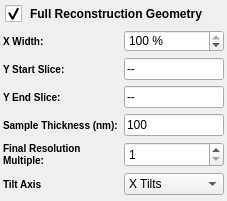
              <widget class="QDisclosableGroupBox" name="fullReconstructionGroupBox">
               <property name="styleSheet">
                <string notr="true">QGroupBox
{
/*background-color: qlineargradient(x1: 0, y1: 0, x2: 0, y2: 1, stop: 0 #FFFFFF, stop: 1 #DCDCDC); */
background-image: url(:/DisclosableGroupBoxHeader.png);
background-position: top ;
background-repeat: repeat-x;
padding: 30 0 0 0px;
font: 85% italic 12pt &quot;Arial&quot;;
font-weight: bold;
border: 0px solid gray;
margin: 0px;
}
 
QGroupBox::title
{    
subcontrol-origin: padding;    
subcontrol-position: top left;    
padding: 5 5px;    
background-color: rgba(255, 255, 255, 0);
}
QGroupBox::indicator {    
width: 17px;    
height: 17px;
}

QGroupBox::indicator:unchecked {
 image: url(:/bullet_triangle_grey.png);
}
QGroupBox::indicator:unchecked:pressed {
 image: url(:/bullet_triangle_grey.png);
}
QGroupBox::indicator:checked { 
image: url(:/bullet_triangle_grey_down.png);
}
QGroupBox::indicator:checked:pressed { 
image: url(:/bullet_triangle_grey_down.png);
}
</string>
               </property>
               <property name="title">
                <string>Full Reconstruction Geometry</string>
               </property>
               <property name="flat">
                <bool>true</bool>
               </property>
               <property name="checkable">
                <bool>true</bool>
               </property>
               <layout class="QGridLayout" name="gridLayout_6">
                <property name="leftMargin">
                 <number>3</number>
                </property>
                <property name="topMargin">
                 <number>0</number>
                </property>
                <property name="rightMargin">
                 <number>3</number>
                </property>
                <property name="bottomMargin">
                 <number>6</number>
                </property>
                <property name="verticalSpacing">
                 <number>6</number>
                </property>
                <item row="4" column="1">
                 <widget class="QSpinBox" name="finalResolution">
                  <property name="sizePolicy">
                   <sizepolicy hsizetype="Minimum" vsizetype="Preferred">
                    <horstretch>0</horstretch>
                    <verstretch>0</verstretch>
                   </sizepolicy>
                  </property>
                  <property name="maximumSize">
                   <size>
                    <width>125</width>
                    <height>16777215</height>
                   </size>
                  </property>
                  <property name="minimum">
                   <number>1</number>
                  </property>
                  <property name="maximum">
                   <number>10</number>
                  </property>
                  <property name="singleStep">
                   <number>1</number>
                  </property>
                  <property name="value">
                   <number>1</number>
                  </property>
                 </widget>
                </item>
                <item row="5" column="1">
                 <widget class="QComboBox" name="tiltSelection">
                  <item>
                   <property name="text">
                    <string>X Tilts</string>
                   </property>
                  </item>
                  <item>
                   <property name="text">
                    <string>Y Tilts</string>
                   </property>
                  </item>
                 </widget>
                </item>
                <item row="1" column="1">
                 <widget class="QLineEdit" name="yMin">
                  <property name="maximumSize">
                   <size>
                    <width>100</width>
                    <height>16777215</height>
                   </size>
                  </property>
                  <property name="text">
                   <string>--</string>
                  </property>
                  <property name="readOnly">
                   <bool>false</bool>
                  </property>
                 </widget>
                </item>
                <item row="2" column="1">
                 <widget class="QLineEdit" name="yMax">
                  <property name="maximumSize">
                   <size>
                    <width>100</width>
                    <height>16777215</height>
                   </size>
                  </property>
                  <property name="text">
                   <string>--</string>
                  </property>
                  <property name="readOnly">
                   <bool>false</bool>
                  </property>
                 </widget>
                </item>
                <item row="0" column="0">
                 <widget class="QLabel" name="label_41">
                  <property name="styleSheet">
                   <string notr="true">QLabel {
font-weight: bold;
font-size: 10px;
}</string>
                  </property>
                  <property name="text">
                   <string>X Width:</string>
                  </property>
                  <property name="alignment">
                   <set>Qt::AlignLeading|Qt::AlignLeft|Qt::AlignVCenter</set>
                  </property>
                  <property name="wordWrap">
                   <bool>false</bool>
                  </property>
                 </widget>
                </item>
                <item row="1" column="0">
                 <widget class="QLabel" name="label_43">
                  <property name="styleSheet">
                   <string notr="true">QLabel {
font-weight: bold;
font-size: 10px;
}</string>
                  </property>
                  <property name="text">
                   <string>Y Start Slice:</string>
                  </property>
                  <property name="alignment">
                   <set>Qt::AlignLeading|Qt::AlignLeft|Qt::AlignVCenter</set>
                  </property>
                  <property name="wordWrap">
                   <bool>false</bool>
                  </property>
                 </widget>
                </item>
                <item row="2" column="0">
                 <widget class="QLabel" name="label_44">
                  <property name="styleSheet">
                   <string notr="true">QLabel {
font-weight: bold;
font-size: 10px;
}</string>
                  </property>
                  <property name="text">
                   <string>Y End Slice:</string>
                  </property>
                  <property name="alignment">
                   <set>Qt::AlignLeading|Qt::AlignLeft|Qt::AlignVCenter</set>
                  </property>
                  <property name="wordWrap">
                   <bool>false</bool>
                  </property>
                 </widget>
                </item>
                <item row="3" column="0">
                 <widget class="QLabel" name="label_36">
                  <property name="toolTip">
                   <string>The thickness of the sample to be reconstructed in nano meters.</string>
                  </property>
                  <property name="styleSheet">
                   <string notr="true">QLabel {
font-weight: bold;
font-size: 10px;
}</string>
                  </property>
                  <property name="text">
                   <string>Sample Thickness (nm):</string>
                  </property>
                  <property name="alignment">
                   <set>Qt::AlignLeading|Qt::AlignLeft|Qt::AlignVCenter</set>
                  </property>
                  <property name="wordWrap">
                   <bool>false</bool>
                  </property>
                 </widget>
                </item>
                <item row="3" column="1">
                 <widget class="QLineEdit" name="sampleThickness">
                  <property name="sizePolicy">
                   <sizepolicy hsizetype="Preferred" vsizetype="Preferred">
                    <horstretch>0</horstretch>
                    <verstretch>0</verstretch>
                   </sizepolicy>
                  </property>
                  <property name="maximumSize">
                   <size>
                    <width>100</width>
                    <height>16777215</height>
                   </size>
                  </property>
                  <property name="text">
                   <string>100</string>
                  </property>
                 </widget>
                </item>
                <item row="0" column="1">
                 <widget class="QSpinBox" name="xWidthFullRecon">
                  <property name="suffix">
                   <string> %</string>
                  </property>
                  <property name="maximum">
                   <number>100</number>
                  </property>
                  <property name="singleStep">
                   <number>5</number>
                  </property>
                  <property name="value">
                   <number>100</number>
                  </property>
                 </widget>
                </item>
                <item row="5" column="0">
                 <widget class="QLabel" name="label_46">
                  <property name="styleSheet">
                   <string notr="true">QLabel {
font-weight: bold;
font-size: 10px;
}</string>
                  </property>
                  <property name="text">
                   <string>Tilt Axis</string>
                  </property>
                  <property name="alignment">
                   <set>Qt::AlignLeading|Qt::AlignLeft|Qt::AlignVCenter</set>
                  </property>
                  <property name="wordWrap">
                   <bool>false</bool>
                  </property>
                 </widget>
                </item>
                <item row="4" column="0">
                 <widget class="QLabel" name="label_34">
                  <property name="sizePolicy">
                   <sizepolicy hsizetype="Preferred" vsizetype="Preferred">
                    <horstretch>0</horstretch>
                    <verstretch>0</verstretch>
                   </sizepolicy>
                  </property>
                  <property name="styleSheet">
                   <string notr="true">QLabel {
font-weight: bold;
font-size: 10px;
}</string>
                  </property>
                  <property name="text">
                   <string>Final Resolution Multiple:</string>
                  </property>
                  <property name="wordWrap">
                   <bool>true</bool>
                  </property>
                 </widget>
                </item>
               </layout>
              </widget>
